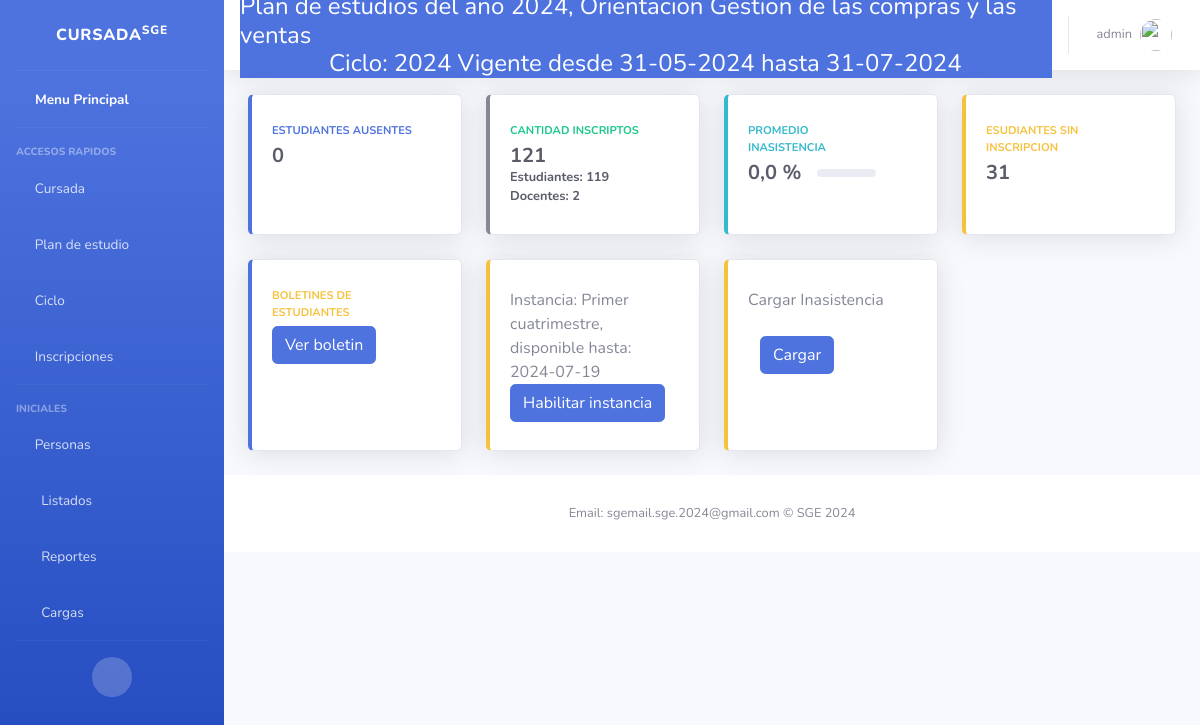
The page /Clases/clases/menu (signed in) on the database its author committed.
### Core/models.py (models this page shows, shortened)
class Ciclo (models.Model):
    anioCalendario = models.CharField(
        help_text="Ej: 2024",
        max_length=4,
        unique= True)
    fechaInicio = models.DateField(help_text="Ej: 16/02/2024",
                                   default=now)
    plan = models.ForeignKey(PlanDeEstudios, blank=False, on_delete=models.CASCADE)
    fechaFin = models.DateField(help_text="Ej: 28/11/2024",)
    esActual = models.BooleanField(
        default= True
    )
    def __str__(self):
        return "{0} Vigente desde {1} hasta {2}".format(self.anioCalendario,self.fechaInicio.strftime("%d-%m-%Y"), self.fechaFin.strftime("%d-%m-%Y"))

class Instancia(models.Model):
    ciclo = models.ForeignKey(Ciclo, on_delete=models.CASCADE)
    nombre = models.CharField(help_text="Ej: Nota Final"
                              ,max_length= 50)
    disponible = models.BooleanField(default = False)
    fecha_inicio = models.DateField(help_text="Ej: 16/02/2024",
                                   default=now)
    fecha_fin = models.DateField(help_text="Ej: 16/02/2024")
    def __str__(self):
        return "Instancia: {0}, disponible hasta: {1}".format(self.nombre, self.fecha_fin)

### Clases/views.py (the view)
@login_required
def menuCursada(request):
    fecha_str = str(timezone.now())
    print(fecha_str)
    instanciaDisponible = Instancia.objects.filter(ciclo = request.ciclo,disponible = True)
    fecha_iso = fecha_str.split(" ")[0]  # Obtiene solo la parte de la fecha (AAAA-MM-DD)
    fecha_hoy = datetime.fromisoformat(fecha_iso)
    ciclo = request.ciclo
    inscriptos = Inscripcion.objects.filter(ciclo = ciclo)
    cantInscriptos = inscriptos.count()
    cantDocInsciptos = InscripcionDocente.objects.filter(ciclo = ciclo).count()
    estudiantes_sin_inscripcion = Estudiante.objects.exclude(inscripcion__ciclo=ciclo).count()
    inasistencias_hoy = Inasistencias.objects.filter(dia = fecha_hoy).count()
    if cantInscriptos == 0:
        porcentaje = 0
    else:
        porcentaje = round((inasistencias_hoy / cantInscriptos)*100 ,2)
    print("ACAAAAAAAAA INASISTENCIAS",inasistencias_hoy)
    return render(request, 'Cursada/menuCursada.html',{
        'ciclo ': ciclo,
        'cantInscriptos' : cantInscriptos,
        'cantDocInscriptos' : cantDocInsciptos,
        'total' : cantInscriptos + cantDocInsciptos,
        'sinInscripcion' : estudiantes_sin_inscripcion,
        'inasistencias' : inasistencias_hoy,
        'instanciaDisponible' : instanciaDisponible,
        'porcentaje': porcentaje
    })

### Core/models.py (called while the page is built)
    def __str__(self):
        return "Plan de estudios del año {0}, Orientacion {1}".format(self.anio, self.orientacion)

### Clases/templates/Cursada/menuCursada.html (shortened to what this page needs)
{% extends 'index.html' %}
{% block content %}
<div class="row">
  <div class="col-xl-3 col-md-6 mb-4">
      <div class="card border-left-primary shadow h-100 py-2">
          <div class="card-body">
              <div class="row no-gutters align-items-center">
                  <div class="col mr-2">
                      <div class="text-xs font-weight-bold text-primary text-uppercase mb-1">
                          estudiantes ausentes</div>
                      <div class="h5 mb-0 font-weight-bold text-gray-800">{{ inasistencias }}</div>
                  </div>
                  <div class="col-auto">
                      <i class="fas fa-user-times"></i>
                  </div>
              </div>
          </div>
      </div>
  </div>
  <div class="col-xl-3 col-md-6 mb-4">
      <div class="card border-left-secondary shadow h-100 py-2">
          <div class="card-body">
              <div class="row no-gutters align-items-center">
                  <div class="col mr-2">
                      <div class="text-xs font-weight-bold text-success text-uppercase mb-1">
                          Cantidad inscriptos</div>
                      <div class="h5 mb-0 font-weight-bold text-gray-800">{{ total }}</div>
                      <div class="small mb-0 font-weight-bold text-gray-800">Estudiantes: {{ cantInscriptos }}</div>
                      <div class="small mb-0 font-weight-bold text-gray-800">Docentes: {{ cantDocInscriptos }}</div>
                  </div>
                  <div class="col-auto">
                      <i class="fas fa-dollar-sign fa-2x text-gray-300"></i>
                  </div>
              </div>
          </div>
      </div>
  </div>
  <div class="col-xl-3 col-md-6 mb-4">
      <div class="card border-left-info shadow h-100 py-2">
          <div class="card-body">
              <div class="row no-gutters align-items-center">
                  <div class="col mr-2">
                      <div class="text-xs font-weight-bold text-info text-uppercase mb-1">Promedio inasistencia
                      </div>
                      <div class="row no-gutters align-items-center">
                          <div class="col-auto">
                              <div class="h5 mb-0 mr-3 font-weight-bold text-gray-800">{{porcentaje}} % </div>
                          </div>
                          <div class="col">
                              <div class="progress progress-sm mr-2">
                              </div>
                          </div>
                      </div>
                  </div>
                  <div class="col-auto">
                      <i class="fas fa-clipboard-list fa-2x text-gray-300"></i>
                  </div>
              </div>
          </div>
      </div>
  </div>
  <div class="col-xl-3 col-md-6 mb-4">
      <div class="card border-left-warning shadow h-100 py-2">
          <div class="card-body">
              <div class="row no-gutters align-items-center">
                  <div class="col mr-2">
                      <div class="text-xs font-weight-bold text-warning text-uppercase mb-1">
                          Esudiantes sin inscripcion</div>
                      <div class="h5 mb-0 font-weight-bold text-gray-800">{{ sinInscripcion }}</div>
                  </div>
                  <div class="col-auto">
                      <i class="fas fa-comments fa-2x text-gray-300"></i>
                  </div>
              </div>
          </div>
      </div>
  </div>
    <div class="col-xl-3 col-md-6 mb-4">
        <div class="card border-left-primary shadow h-100 py-2">
            <div class="card-body">
                <div class="row no-gutters align-items-center">
                    <div class="col mr-2">
                        <div class="text-xs font-weight-bold text-warning text-uppercase mb-1">
                            Boletines de Estudiantes</div>
                        <div class="h5 mb-0 font-weight-bold text-gray-800">
                            <a href="/Clases/verBoletines">
                                <button class="btn btn-primary">
                                    Ver boletin
                                </button>
                            </a>
                        </div>
                    </div>
                    <div class="col-auto">
                        <i class="fas fa-comments fa-2x text-gray-300"></i>
                    </div>
                </div>
            </div>
        </div>
    </div>
  <div class="col-xl-3 col-md-6 mb-4">
    <div class="card border-left-warning shadow h-100 py-2">
        <div class="card-body">
            <div class="row no-gutters align-items-center">
                <div class="col mr-2">
                    {% for instancia in instanciaDisponible %}
                    {{instancia}}
                    <br>
                    {% endfor %}
                    <a href="/Clases/verInstancias">
                        <button class="btn btn-primary"> Habilitar instancia</button>
                    </a>
                </div>
            </div>
        </div>
    </div>
  </div>
  <div class="col-xl-3 col-md-9 mb-4">
    <div class="card border-left-warning shadow h-100 py-2">
        <div class="card-body">
            <div class="row no-gutters align-items-center">
                <div class="col mr-2">
                    Cargar Inasistencia
                </div>
                    <a href="/Core/aniosDePlanActual">
                        <br>
                        <button class="btn btn-primary"> Cargar </button>
                    </a>
            </div>
        </div>
    </div>
  </div>
</div>
</div>
{% endblock %}

### principal/templates/index.html (shortened to what this page needs)
<!DOCTYPE html>
<html lang="en">
<head>
    <link href="https://cdn.jsdelivr.net/npm/bootstrap@5.2.3/dist/css/bootstrap.min.css" rel="stylesheet">
    <link href= "{% static 'vendor/fontawesome-free/css/all.min.css' %}" rel="stylesheet" type="text/css">
    <link href="{% static 'css/sb-admin-2.min.css' %}" rel="stylesheet">
    {% load bootstrap5 %}
</head>
{% block sidebar %}
<body id="page-top">
    <div id="wrapper">
        <ul class="navbar-nav bg-gradient-primary sidebar sidebar-dark accordion" id="accordionSidebar">
            <a class="sidebar-brand d-flex align-items-center justify-content-center" href="/">
                <div class="sidebar-brand-text mx-3">Cursada<sup>SGE</sup></div>
            </a>
            <hr class="sidebar-divider my-0">
            <li class="nav-item active">
                <a class="nav-link" href="/">
                    <i class="fas fa-school "></i>
                    <span>Menu Principal</span></a>
            </li>
            <hr class="sidebar-divider">
            <div class="sidebar-heading">
                Accesos Rapidos
            </div>
            {% if request.hayCicloActivo %}
            <li class="nav-item">
                <a class="nav-link collapsed" href="#" data-toggle="collapse" data-target="#collapseTree"
                    aria-expanded="true" aria-controls="collapseTwo">
                    <i class="far fa-file"></i>
                    <span>Cursada</span>
                </a>
            </li>
            {% endif %}
            <li class="nav-item">
                <a class="nav-link collapsed" href="#" data-toggle="collapse" data-target="#collapseTwo"
                    aria-expanded="true" aria-controls="collapseTwo">
                    <i class="far fa-calendar-alt "></i>
                    <span>Plan de estudio</span>
                </a>
            </li>
            {% if request.hayPlan %}
            <li class="nav-item">
                <a class="nav-link collapsed" href="#" data-toggle="collapse" data-target="#collapseCiclo"
                    aria-expanded="true" aria-controls="collapseTwo">
                    <i class="fas fa-chalkboard-teacher"></i>
                    <span>Ciclo</span>
                </a>
            </li>
            {% endif %}
            {% if request.hayCicloActivo %}
            <li class="nav-item">
                <a class="nav-link collapsed" href="#" data-toggle="collapse" data-target="#collapseUtilities"
                    aria-expanded="true" aria-controls="collapseUtilities">
                    <i class="fas fa-user-check"></i>
                    <span>Inscripciones</span>
                </a>
            </li>
            {% endif %}
            <hr class="sidebar-divider">
            <div class="sidebar-heading">
                Iniciales
            </div>
            <li class="nav-item">
                <a class="nav-link collapsed" href="#" data-toggle="collapse" data-target="#collapsePages"
                    aria-expanded="true" aria-controls="collapsePages">
                    <i class="fas fa-user-graduate fa-folder"></i>
                    <span>Personas</span>
                </a>
            </li>
            <li class="nav-item">
                <a class="nav-link collapsed" href="#" data-toggle="collapse" data-target="#collapseList"
                    aria-expanded="true" aria-controls="collapsePages">
                    <i class="fas fa-fw fa-table"></i>
                    <span>Listados</span>
                </a>
            </li>
            <li class="nav-item">
                <a class="nav-link collapsed" href="#" data-toggle="collapse" data-target="#collapseRep"
                    aria-expanded="true" aria-controls="collapsePages">
                    <i class="fas fa-fw fa-chart-area"></i>
                    <span>Reportes</span>
                </a>
            </li>
            <li class="nav-item">
                <a class="nav-link collapsed" href="#" data-toggle="collapse" data-target="#collapseCargas"
                    aria-expanded="true" aria-controls="collapsePages">
                    <i class="fas fa-fw fa-chart-area"></i>
                    <span>Cargas</span>
                </a>
            </li>
            <hr class="sidebar-divider d-none d-md-block">
            <div class="text-center d-none d-md-inline">
                <button class="rounded-circle border-0" id="sidebarToggle"></button>
            </div>
            {% endblock sidebar %}
        </ul>
        <div id="content-wrapper" class="d-flex flex-column">
            <div id="content">
<nav class="navbar navbar-expand navbar-light bg-white topbar mb-4 static-top shadow">
    <div class="container input-group btn-primary d-flex flex-column">
        {% if request.hayPlan %}
        <h4 class="mb-0">{{request.plan}}</h4>
        {% else %}
        <h4> No hay plan vigente</h4>
        {% endif %}
        {% if request.ciclo %}
        <h4 class="mb-0">Ciclo: {{request.ciclo}}</h4>
        {% else %}
        <h4> No hay ciclo vigente</h4>
        {% endif %}
    </div>
    <ul class="navbar-nav ml-auto">
        <li class="nav-item dropdown no-arrow">
            <a class="nav-link dropdown-toggle" href="#" id="userDropdown" role="button"
                data-toggle="dropdown" aria-haspopup="true" aria-expanded="false">
                <span class="mr-2 d-none d-lg-inline text-gray-600 small">{{ request.user.username }}</span>
                <img class="img-profile rounded-circle" src="{% static 'img/undraw_profile.svg' %}">
            </a>
        </li>
    </ul>
</nav>
                <div class="container-fluid">
                {% block content %}{% endblock content %}
    {% block footer %}
    <footer class="sticky-footer bg-white">
        <div class="container my-auto">
            <div class="copyright text-center my-auto">
                <span>Email: sgemail.sge.2024@gmail.com &copy; SGE 2024</span>
            </div>
        </div>
    </footer>
    {% endblock footer %}
        </div>
</body>
</html>

### rows shown on the page
Ciclo: ciclo "2024 Vigente desde 31-05-2024 hasta 31-07-2024"
Instancia: nombre+fecha_fin "Instancia: Primer cuatrimestre, disponible hasta: 2024-07-19"

### other values the page prints
{{ request.user.username }} "admin"
{{ inasistencias }} "0"
{{ total }} "121"
{{ cantInscriptos }} "119"
{{ cantDocInscriptos }} "2"
{{ porcentaje }} "0,0"
{{ sinInscripcion }} "31"
